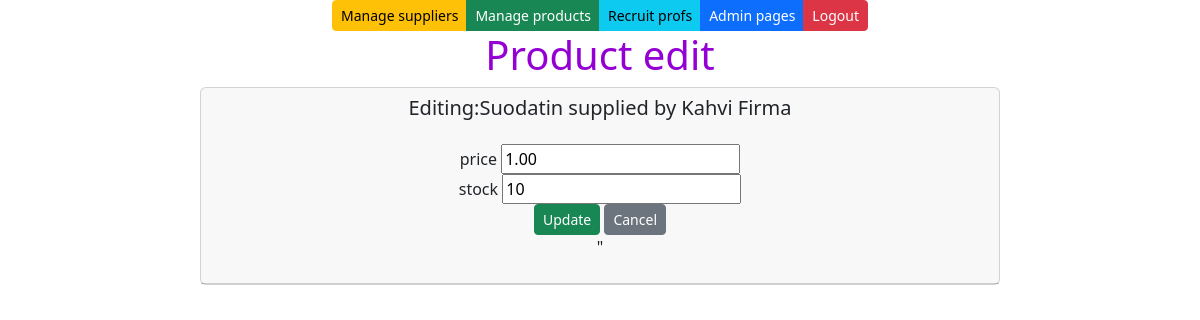
Page /edit-product-get/2 on the committed database.
### app/models.py (models this page shows, shortened)
class Product(models.Model):
    productname = models.CharField(max_length=50, default="product")
    price = models.DecimalField(max_digits=10, decimal_places=2, default=0.00)
    stock = models.IntegerField(default=0)
    supplier = models.ForeignKey(Supplier, on_delete=models.CASCADE)

class Supplier(models.Model):
    companyname = models.CharField(max_length=50, default="firma")
    contactname = models.CharField(max_length=50, default="firma")
    address = models.CharField(max_length=50, default="firma")
    phone = models.CharField(max_length=50, default="firma")
    email = models.CharField(max_length=50, default="firma")
    country = models.CharField(max_length=50, default="firma")

### app/views.py (the view)
# urls.py: path('edit-product-get/<int:id>',edit_product_get),
def edit_product_get(request,id):
    product = Product.objects.get(id=id)
    context =  {'product': product}
    return render(request,"editprod.html",context)

### app/templates/editprod.html (shortened to what this page needs)
{% extends 'index.html' %}
{% block content %}
<h1>Product edit</h1>
<div class="card" style="max-width:50rem">
    <div class="card-header">
        <h5 class="card-text">Editing:{{product.productname}} supplied by {{product.supplier.companyname}}</h5>
        <div class="card-body">
            <form method="post" action="/edit-product-post/{{product.id}}/">
                <div class="form-group">
                    <label>price</label>
                    <input type="number" name="price" value="{{product.price}}" />
                </div>
                <div class="form-group">
                    <label>stock</label>
                    <input type="number" name="stock" value="{{product.stock}}" />
                </div>
                <input type="submit" value="Update" class="btn btn-success btn-sm" />
                <input type="button" onclick="window.location.href='/products'" id="hide-btn"
                       value="Cancel" class="btn btn-secondary btn-sm" />
            </form>"
        </div>
    </div>
</div>
{% endblock %}

### app/static/style.css (style rules this page uses)
h1 { color: darkviolet; }

### rows in the picture
Product: productname "Suodatin", supplier.companyname "Kahvi Firma", price "1.00", stock "10"
